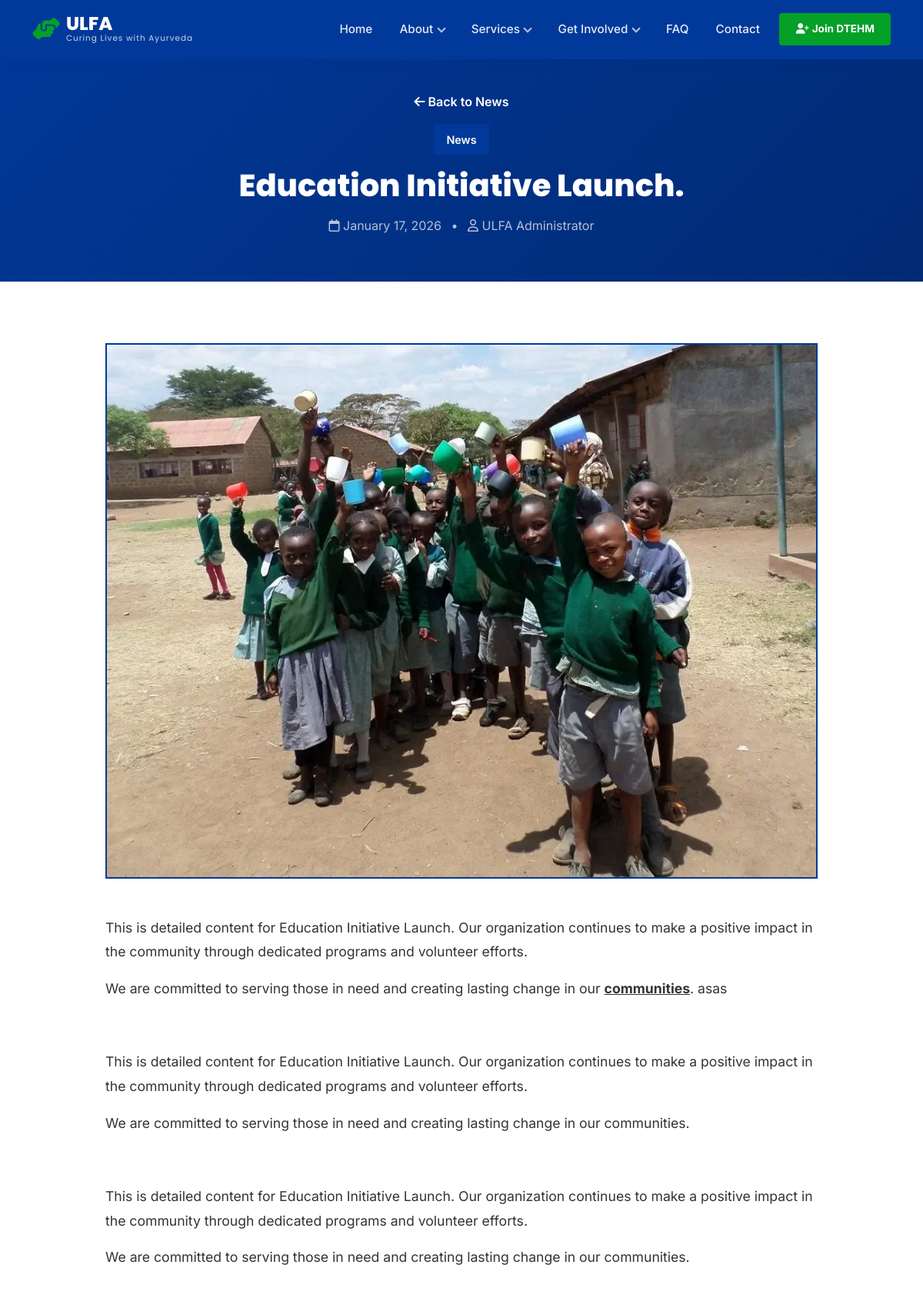
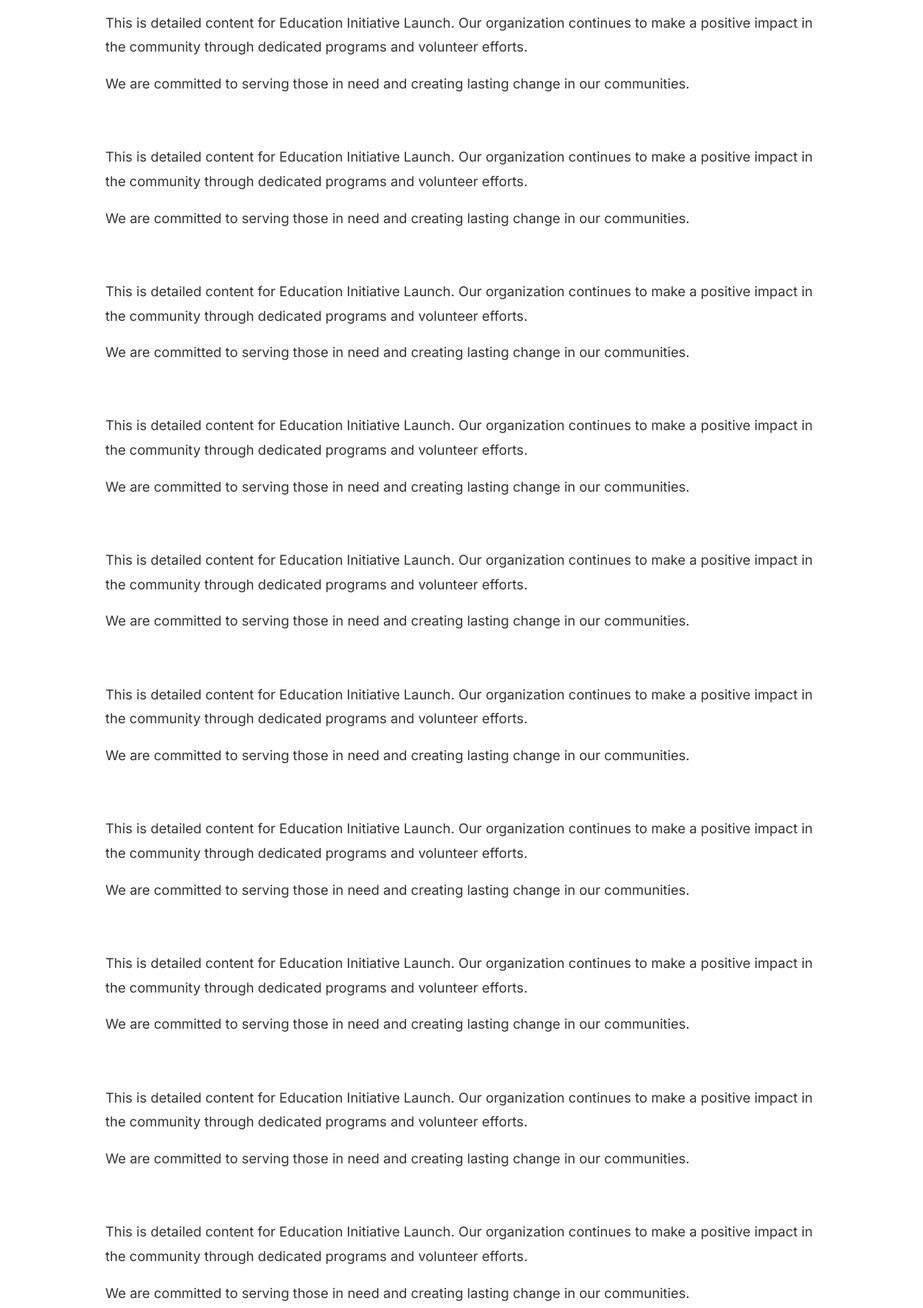
Page /news-detail.php?id=11 (upper part) on the committed database (2 pictures, top to bottom).
### tables this page shows
CREATE TABLE `news_posts` (
  `id` int(11) NOT NULL,
  `title` varchar(200) NOT NULL,
  `slug` varchar(220) NOT NULL,
  `excerpt` text,
  `content` longtext NOT NULL,
  `featured_image` varchar(255) DEFAULT NULL,
  `author_id` int(11) NOT NULL,
  `category` varchar(50) DEFAULT NULL,
  `tags` text,
  `status` enum('draft','published','archived') DEFAULT 'draft',
  `views` int(11) DEFAULT '0',
  `published_at` datetime DEFAULT NULL,
  `created_at` timestamp NOT NULL DEFAULT CURRENT_TIMESTAMP,
  `updated_at` timestamp NOT NULL DEFAULT CURRENT_TIMESTAMP ON UPDATE CURRENT_TIMESTAMP
);

### news-detail.php (the view, shortened to what this page needs)
<?php
include 'functions.php';
$id = isset($_GET['id']) ? (int)$_GET['id'] : 0;
$stmt = $pdo->prepare("SELECT n.*, COALESCE(a.full_name, 'DTEHM Team') as author
                       FROM news_posts n
                       LEFT JOIN admin_users a ON n.author_id = a.id
                       WHERE n.id = ? AND n.status = 'published'");
$stmt->execute([$id]);
$news = $stmt->fetch(PDO::FETCH_ASSOC);
include 'includes/header.php';
?>
<section style="padding: 120px 0 60px; background: linear-gradient(135deg, var(--primary-blue), var(--dark-blue));">
    <div class="container">
        <div class="text-center">
            <div style="margin-bottom: 1rem;">
                <a href="news.php" style="color: var(--white); text-decoration: none; font-weight: 600;">
                    <i class="fas fa-arrow-left"></i> Back to News
                </a>
            </div>
            <div style="margin-bottom: 1rem;">
                <span style="display: inline-block; padding: 0.5rem 1rem; background: var(--primary-yellow); color: var(--white); font-weight: 600; font-size: 0.9rem;">
                    <?php echo htmlspecialchars($news['category']); ?>
                </span>
            </div>
            <h1 style="color: #fff; font-size: 2.5rem; font-weight: 800; margin-bottom: 1rem; max-width: 900px; margin-left: auto; margin-right: auto; line-height: 1.2;">
                <?php echo htmlspecialchars($news['title']); ?>
            </h1>
            <div style="color: rgba(255,255,255,0.7); font-size: 1rem;">
                <i class="far fa-calendar"></i> <?php echo date('F j, Y', strtotime($news['published_at'])); ?>
                <span style="margin: 0 0.5rem;">•</span>
                <i class="far fa-user"></i> <?php echo htmlspecialchars($news['author']); ?>
            </div>
        </div>
    </div>
</section>
<section style="padding: 80px 0; background: #fff;">
    <div class="container">
        <div class="row justify-content-center">
            <div class="col-lg-10">
                <?php if ($news['featured_image']):
                    $imagePath = $news['featured_image'];
                ?>
                <div style="margin-bottom: 3rem; border: 2px solid var(--primary-blue); overflow: hidden;">
                    <img src="uploads/<?php echo htmlspecialchars($imagePath); ?>" alt="<?php echo htmlspecialchars($news['title']); ?>" style="width: 100%; height: auto; display: block;">
                </div>
                <?php endif; ?>
                <div style="font-size: 1.1rem; line-height: 1.8; color: #333;">
                    <?php echo $news['content']; ?>
                </div>
            </div>
        </div>
    </div>
</section>
<?php include 'includes/footer.php'; ?>

### rows in the picture
news_posts: category "News", title "Education Initiative Launch.", published_at "January 17, 2026", featured_image (picture), content "This is detailed content for Education Initiative Launch. Our organization continues to make a positive impact in the community through dedicated programs and volunteer efforts. We are committed to serving those in need and creating lasting change in our communities . asas This is detailed content for Education Initiative Launch. Our organization continues to make a positive impact in the community through dedicated programs and volunteer efforts. We are committed to serving those in need and creating lasting change in our communities. This is detailed content for Education Initiative Launch. Our organization continues to make a positive impact in the community through dedicated programs…"

### other values in the picture
$siteShortName "ULFA"
$siteTagline "Curing Lives with Ayurveda"
$news['author'] "ULFA Administrator"
